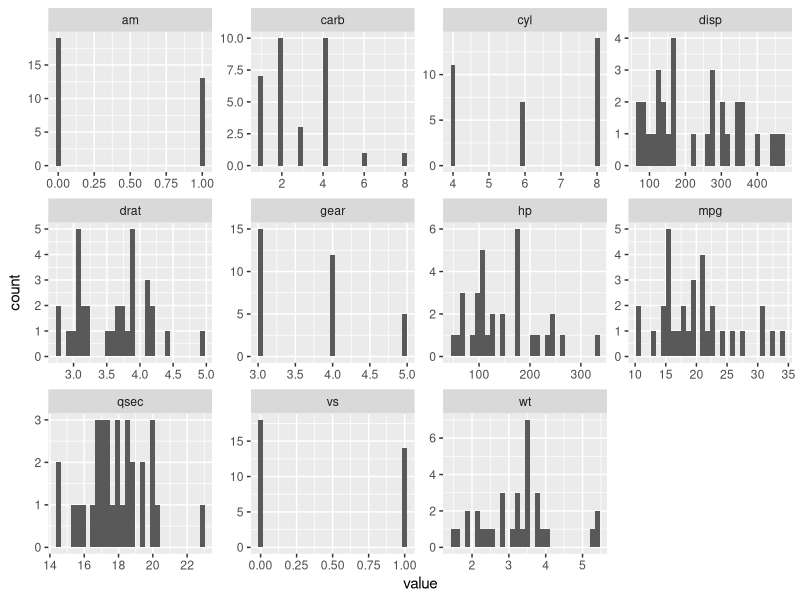
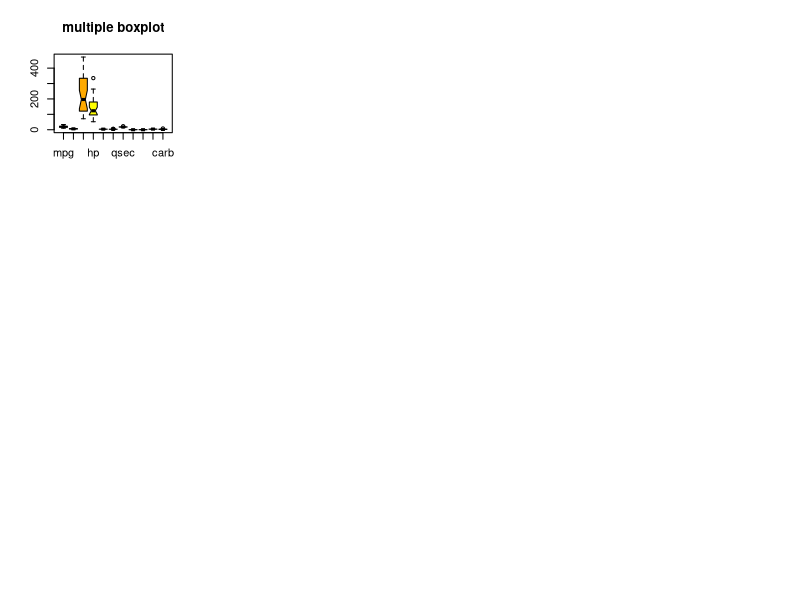

Recreate these plots in R, in order.
#Que.1.create histogram for all the variables of mtcars
library(purrr)
library(tidyr)
library(ggplot2)

mtcars %>%
  keep(is.numeric) %>% 
  gather() %>% 
  ggplot(aes(value)) +
  facet_wrap(~ key, scales = "free") +
  geom_histogram()

#Check the probability distribution of all variables in mtcars

plots<- list()
cars<- rownames(mtcars)
columnName<- colnames(mtcars)
par(mfrow = c(3,4))
for(i in 1:ncol(mtcars))
  local({
    i <- i
    tempVect <-  mtcars[,i]
    names(tempVect) <- cars
    p1<- ggplot(mtcars,aes(x = mtcars[,i]))+geom_density(fill='lightblue')
    plots[[i]] <<- p1
    p1
  })




#Que.3.create boxplot for all the variables
boxplot(mtcars$mpg, mtcars$cyl, mtcars$disp, mtcars$hp, mtcars$drat, mtcars$wt, mtcars$qsec, 
        mtcars$vs, mtcars$am, mtcars$gear, mtcars$carb, 
        main = "multiple boxplot", at = c(1,2,3,4,5,6,7,8,9,10,11), 
        names = c("mpg","cyl","disp","hp","drat","wt","qsec","vs","am","gear","carb"), 
        col = heat.colors(5),horizontal = FALSE,notch = TRUE)
